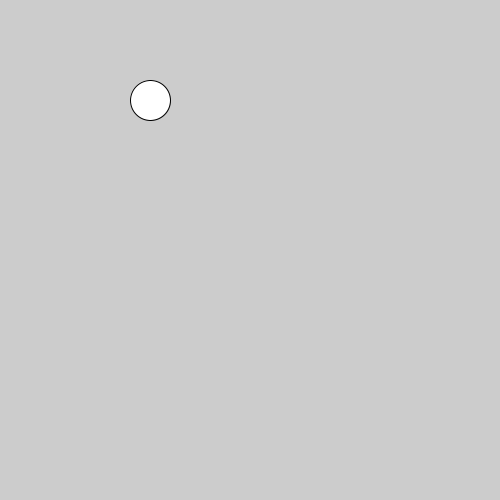
Frame 1 (no input)
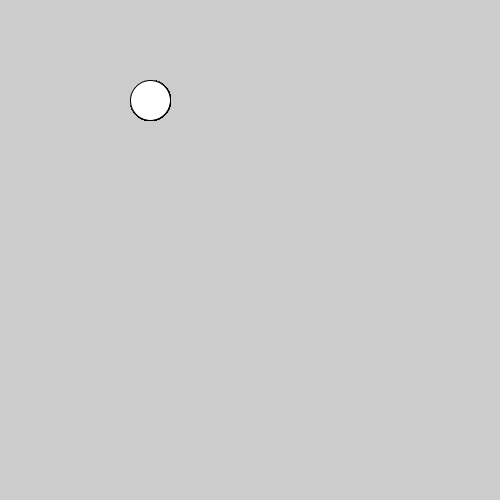
Frame 60 (the mouse pressed at the canvas centre just before this capture)
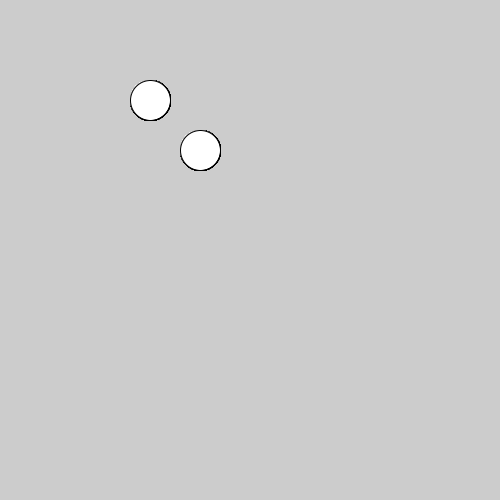
Frame 120 (the mouse held since frame 60 and released just before this capture)

The Processing sketch that drew these frames (run headless with seeded random() and noise(); from frame 60 on, the mouse is pressed at the canvas centre):

// Processing sketch: e39MAP_2
// ── e39MAP_2.pde
//MAPPATURA DEI VALORI

void setup(){
  size(500,500);
  
}

void draw(){
  float x= map(mouseX, 0,width,150,250);
  float y= map(mouseY, 0,height,100,200);
  ellipse(x,y,40,40);
}
